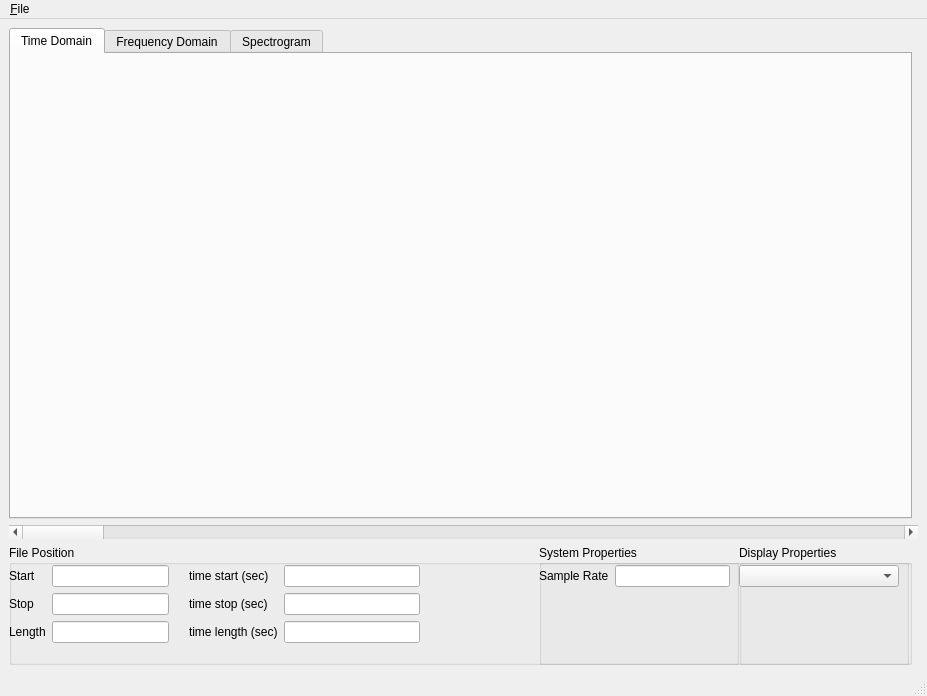
<?xml version="1.0" encoding="UTF-8"?>
<ui version="4.0">
 <class>MainWindow</class>
 <widget class="QMainWindow" name="MainWindow">
  <property name="geometry">
   <rect>
    <x>0</x>
    <y>0</y>
    <width>927</width>
    <height>696</height>
   </rect>
  </property>
  <property name="windowTitle">
   <string>MainWindow</string>
  </property>
  <widget class="QWidget" name="centralwidget">
   <layout class="QGridLayout" name="gridLayout">
    <item row="2" column="0" colspan="2">
     <widget class="QScrollBar" name="plotHBar">
      <property name="orientation">
       <enum>Qt::Horizontal</enum>
      </property>
     </widget>
    </item>
    <item row="1" column="0">
     <widget class="QTabWidget" name="tabGroup">
      <property name="currentIndex">
       <number>0</number>
      </property>
      <widget class="QWidget" name="timeTab">
       <attribute name="title">
        <string>Time Domain</string>
       </attribute>
       <layout class="QHBoxLayout" name="horizontalLayout">
        <item>
         <widget class="QwtPlot" name="timePlot"/>
        </item>
       </layout>
      </widget>
      <widget class="QWidget" name="freqTab">
       <attribute name="title">
        <string>Frequency Domain</string>
       </attribute>
       <layout class="QHBoxLayout" name="horizontalLayout_2">
        <item>
         <widget class="QGroupBox" name="fftPropBox">
          <property name="minimumSize">
           <size>
            <width>160</width>
            <height>0</height>
           </size>
          </property>
          <property name="title">
           <string>FFT Properties</string>
          </property>
          <layout class="QFormLayout" name="formLayout_4">
           <property name="fieldGrowthPolicy">
            <enum>QFormLayout::AllNonFixedFieldsGrow</enum>
           </property>
           <item row="0" column="1">
            <widget class="QComboBox" name="psdFFTComboBox">
             <property name="minimumSize">
              <size>
               <width>96</width>
               <height>0</height>
              </size>
             </property>
             <property name="maximumSize">
              <size>
               <width>96</width>
               <height>16777215</height>
              </size>
             </property>
            </widget>
           </item>
           <item row="0" column="0">
            <widget class="QLabel" name="psdFFTSizeLabel">
             <property name="text">
              <string>FFT Size</string>
             </property>
            </widget>
           </item>
          </layout>
         </widget>
        </item>
        <item>
         <widget class="QwtPlot" name="freqPlot"/>
        </item>
       </layout>
      </widget>
      <widget class="QWidget" name="specTab">
       <attribute name="title">
        <string>Spectrogram</string>
       </attribute>
       <layout class="QHBoxLayout" name="horizontalLayout_3">
        <item>
         <widget class="QGroupBox" name="groupBox">
          <property name="title">
           <string>Spectrogram Properties</string>
          </property>
          <layout class="QFormLayout" name="formLayout_3">
           <item row="1" column="0">
            <widget class="QLabel" name="specFFTLabel">
             <property name="text">
              <string>FFT Size</string>
             </property>
            </widget>
           </item>
           <item row="1" column="1">
            <widget class="QComboBox" name="specFFTComboBox">
             <property name="minimumSize">
              <size>
               <width>96</width>
               <height>0</height>
              </size>
             </property>
             <property name="maximumSize">
              <size>
               <width>96</width>
               <height>16777215</height>
              </size>
             </property>
            </widget>
           </item>
          </layout>
         </widget>
        </item>
        <item>
         <widget class="QwtPlot" name="specPlot"/>
        </item>
       </layout>
       <zorder>specPlot</zorder>
       <zorder>groupBox</zorder>
      </widget>
     </widget>
    </item>
    <item row="3" column="0">
     <widget class="QGroupBox" name="filePosBox">
      <property name="minimumSize">
       <size>
        <width>0</width>
        <height>120</height>
       </size>
      </property>
      <property name="title">
       <string>File Position</string>
      </property>
      <widget class="QWidget" name="formLayoutWidget_2">
       <property name="geometry">
        <rect>
         <x>0</x>
         <y>20</y>
         <width>160</width>
         <height>92</height>
        </rect>
       </property>
       <layout class="QFormLayout" name="filePosLayout">
        <item row="0" column="0">
         <widget class="QLabel" name="filePosStartLabel">
          <property name="text">
           <string>Start</string>
          </property>
         </widget>
        </item>
        <item row="0" column="1">
         <widget class="QLineEdit" name="filePosStartLineEdit"/>
        </item>
        <item row="1" column="0">
         <widget class="QLabel" name="filePosStopLabel">
          <property name="text">
           <string>Stop</string>
          </property>
         </widget>
        </item>
        <item row="1" column="1">
         <widget class="QLineEdit" name="filePosStopLineEdit"/>
        </item>
        <item row="2" column="0">
         <widget class="QLabel" name="filePosLengthLabel">
          <property name="text">
           <string>Length</string>
          </property>
         </widget>
        </item>
        <item row="2" column="1">
         <widget class="QLineEdit" name="filePosLengthLineEdit"/>
        </item>
       </layout>
      </widget>
      <widget class="QWidget" name="formLayoutWidget_4">
       <property name="geometry">
        <rect>
         <x>180</x>
         <y>20</y>
         <width>231</width>
         <height>92</height>
        </rect>
       </property>
       <layout class="QFormLayout" name="fileTimeLayout">
        <item row="0" column="0">
         <widget class="QLabel" name="fileTimeStartLabel">
          <property name="text">
           <string>time start (sec)</string>
          </property>
         </widget>
        </item>
        <item row="0" column="1">
         <widget class="QLineEdit" name="fileTimeStartLineEdit"/>
        </item>
        <item row="1" column="0">
         <widget class="QLabel" name="fileTimeStopLabel">
          <property name="text">
           <string>time stop (sec)</string>
          </property>
         </widget>
        </item>
        <item row="1" column="1">
         <widget class="QLineEdit" name="fileTimeStopLineEdit"/>
        </item>
        <item row="2" column="0">
         <widget class="QLabel" name="fileTimeLengthLabel">
          <property name="text">
           <string>time length (sec)</string>
          </property>
         </widget>
        </item>
        <item row="2" column="1">
         <widget class="QLineEdit" name="fileTimeLengthLineEdit"/>
        </item>
       </layout>
      </widget>
      <widget class="QGroupBox" name="sysGroupBox">
       <property name="geometry">
        <rect>
         <x>530</x>
         <y>0</y>
         <width>200</width>
         <height>120</height>
        </rect>
       </property>
       <property name="minimumSize">
        <size>
         <width>200</width>
         <height>0</height>
        </size>
       </property>
       <property name="title">
        <string>System Properties</string>
       </property>
       <widget class="QWidget" name="formLayoutWidget_3">
        <property name="geometry">
         <rect>
          <x>0</x>
          <y>20</y>
          <width>191</width>
          <height>91</height>
         </rect>
        </property>
        <layout class="QFormLayout" name="formLayout_2">
         <item row="0" column="0">
          <widget class="QLabel" name="sampleRateLabel">
           <property name="text">
            <string>Sample Rate</string>
           </property>
          </widget>
         </item>
         <item row="0" column="1">
          <widget class="QLineEdit" name="sampleRateLineEdit">
           <property name="minimumSize">
            <size>
             <width>0</width>
             <height>0</height>
            </size>
           </property>
          </widget>
         </item>
        </layout>
       </widget>
      </widget>
      <widget class="QGroupBox" name="displayGroupBox">
       <property name="geometry">
        <rect>
         <x>730</x>
         <y>0</y>
         <width>170</width>
         <height>120</height>
        </rect>
       </property>
       <property name="minimumSize">
        <size>
         <width>170</width>
         <height>0</height>
        </size>
       </property>
       <property name="title">
        <string>Display Properties</string>
       </property>
       <widget class="QWidget" name="verticalLayoutWidget">
        <property name="geometry">
         <rect>
          <x>0</x>
          <y>20</y>
          <width>160</width>
          <height>91</height>
         </rect>
        </property>
        <layout class="QVBoxLayout" name="verticalLayout">
         <item>
          <widget class="QComboBox" name="colorComboBox"/>
         </item>
         <item>
          <spacer name="verticalSpacer">
           <property name="orientation">
            <enum>Qt::Vertical</enum>
           </property>
           <property name="sizeHint" stdset="0">
            <size>
             <width>20</width>
             <height>40</height>
            </size>
           </property>
          </spacer>
         </item>
        </layout>
       </widget>
      </widget>
     </widget>
    </item>
   </layout>
  </widget>
  <widget class="QMenuBar" name="menubar">
   <property name="geometry">
    <rect>
     <x>0</x>
     <y>0</y>
     <width>927</width>
     <height>25</height>
    </rect>
   </property>
   <widget class="QMenu" name="menu_File">
    <property name="title">
     <string>&amp;File</string>
    </property>
    <addaction name="action_open"/>
    <addaction name="action_reload"/>
    <addaction name="action_exit"/>
   </widget>
   <addaction name="menu_File"/>
  </widget>
  <widget class="QStatusBar" name="statusbar"/>
  <action name="action_open">
   <property name="text">
    <string>&amp;Open</string>
   </property>
   <property name="shortcut">
    <string>Ctrl+O</string>
   </property>
  </action>
  <action name="action_exit">
   <property name="text">
    <string>E&amp;xit</string>
   </property>
  </action>
  <action name="action_reload">
   <property name="text">
    <string>&amp;Reload</string>
   </property>
   <property name="shortcut">
    <string>Ctrl+R</string>
   </property>
  </action>
 </widget>
 <customwidgets>
  <customwidget>
   <class>QwtPlot</class>
   <extends>QFrame</extends>
   <header>qwt_plot.h</header>
  </customwidget>
 </customwidgets>
 <resources/>
 <connections>
  <connection>
   <sender>action_exit</sender>
   <signal>activated()</signal>
   <receiver>MainWindow</receiver>
   <slot>close()</slot>
   <hints>
    <hint type="sourcelabel">
     <x>-1</x>
     <y>-1</y>
    </hint>
    <hint type="destinationlabel">
     <x>399</x>
     <y>347</y>
    </hint>
   </hints>
  </connection>
 </connections>
</ui>
